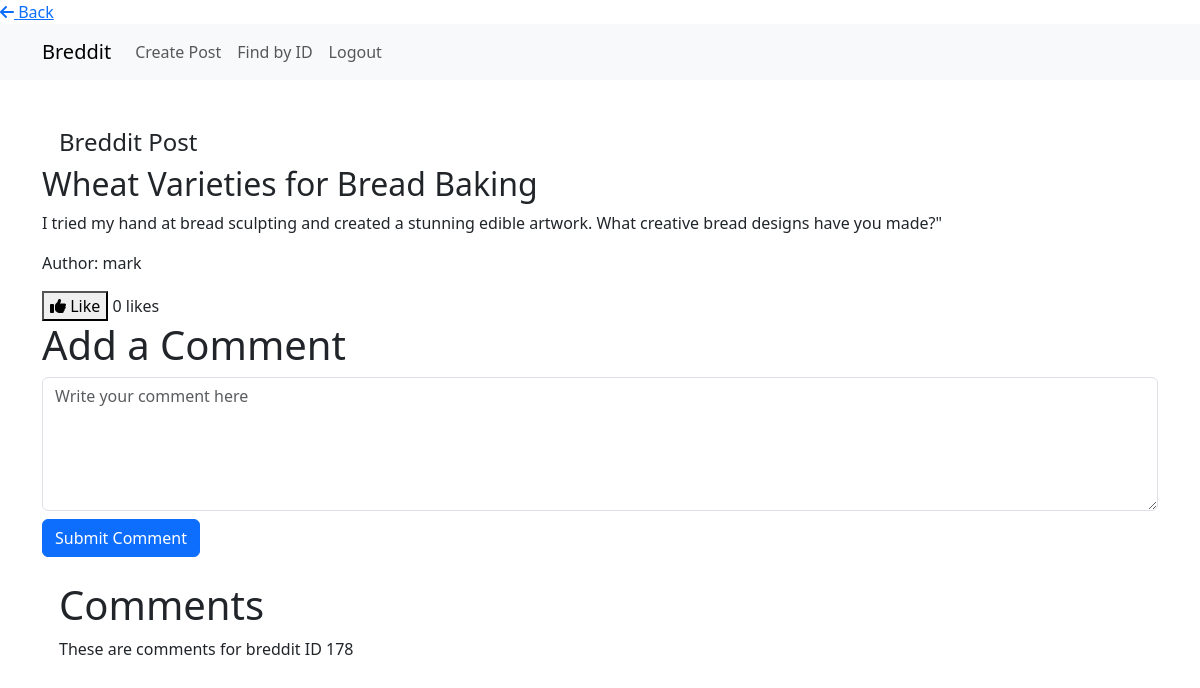
Before: /posts/post/178/create-comment/ (signed in) with the older database file.
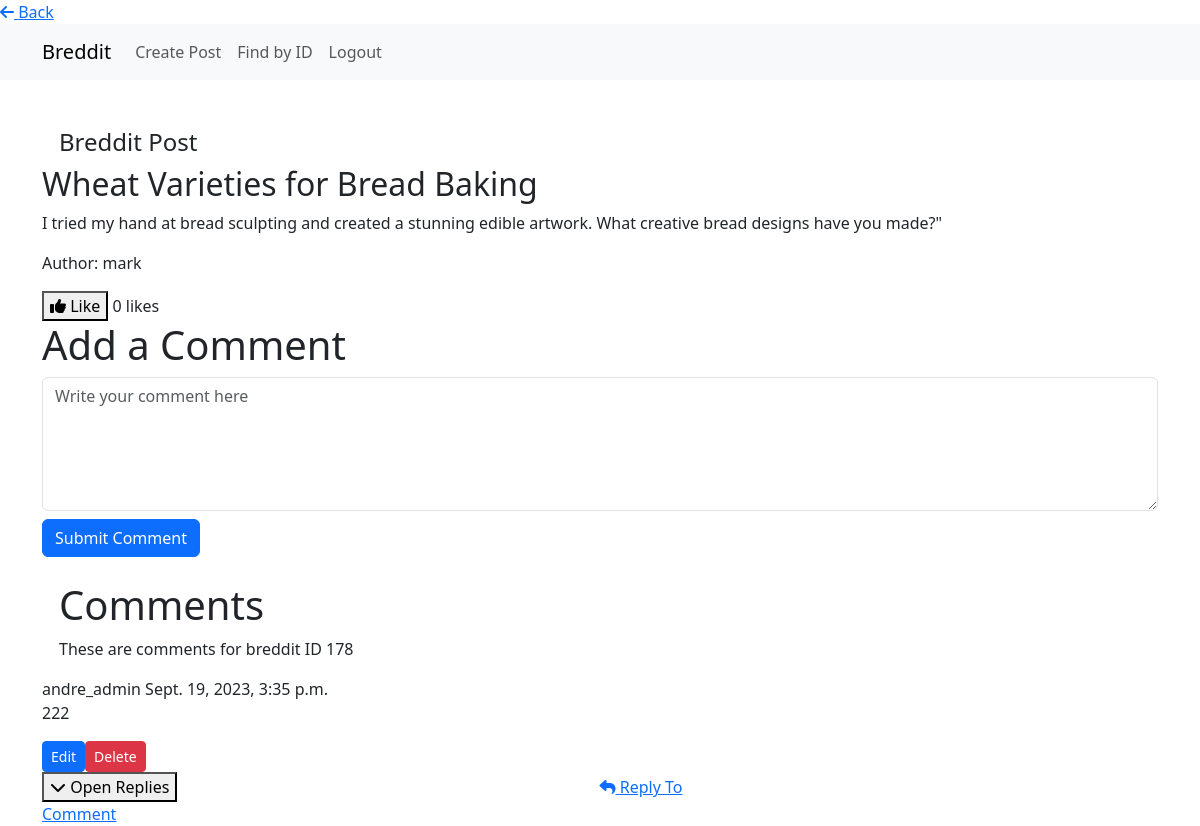
After: the same page with the newer database file.
### bit_posts/models/post.py (models this page shows, shortened)
class Comment(models.Model):
    post = models.ForeignKey(Post, on_delete=models.CASCADE, related_name='comments')
    user = models.ForeignKey(get_user_model(), on_delete=models.CASCADE)
    text = models.TextField()
    parent_comment = models.ForeignKey('self', null=True, blank=True, on_delete=models.CASCADE)
    created_at = models.DateTimeField(auto_now_add=True)
    is_reply = models.BooleanField(default=False)
    upvotes = models.ManyToManyField(
        get_user_model(),
        related_name='upvoted_comments',
        blank=True,
    )

### bit_users/models/user.py (models this page shows)
class User(AbstractUser):
    pass

### bit_posts/views/post_views.py (the view)
# urls.py: path('post/<int:post_id>/create-comment/', post_views.create_comment, name='create-comment'),
def create_comment(request, post_id, comment_id=None):
    post = get_object_or_404(Post, pk=post_id)
    if not request.user.is_authenticated:
        messages.error(request, 'You must be logged in to comment.')
        return redirect('bit_users:login')
    parent_comment = None
    if comment_id:
        parent_comment = get_object_or_404(Comment, pk=comment_id)
    if request.method == 'POST':
        form = CommentForm(request.POST)
        if form.is_valid():
            comment = form.save(commit=False)
            comment.user = request.user
            comment.post = post
            comment.parent_comment = parent_comment
            comment.save()
            return redirect('create-comment', post_id=post_id)
        else:
            messages.error(request, 'There was an error with your comment. Please correct it.')
    else:
        form = CommentForm()
    comments = Comment.objects.filter(post=post, parent_comment=None).order_by('-created_at')
    context = {
        'form': form,
        'post': post,
        'post_id': post_id,
        'comments': comments,
    }
    return render(request, 'bit_posts/create_comment.html', context)

### bit_posts/forms/forms.py
class CommentForm(forms.ModelForm):
    class Meta:
        model = Comment
        fields = ['text']

### bit_posts/templates/bit_posts/create_comment.html (shortened to what this page needs)
{% load static %}
<!DOCTYPE html>
<html lang="en">
<head>
    <link rel="stylesheet" type="text/css" href="{% static 'breddit/css/bit_posts/style.css' %}">
    <link href="https://cdn.jsdelivr.net/npm/bootstrap@5.3.0/dist/css/bootstrap.min.css" rel="stylesheet">
    <link rel="stylesheet" href="https://cdnjs.cloudflare.com/ajax/libs/font-awesome/6.4.0/css/all.min.css">
</head>
<body>
    <div class="back-button-container">
        <a class="back-button" href="{% url 'bit_posts:post-list-create' %}">
            <i class="fas fa-arrow-left"></i> Back
        </a>
    </div>
    <nav class="navbar navbar-expand-lg navbar-light bg-light">
        <div class="container">
            <a class="navbar-brand" href="{% url 'home' %}">Breddit</a>
            <div class="collapse navbar-collapse" id="navbarNav">
                {% if user.is_authenticated %}
                <ul class="navbar-nav ml-auto ">
                    <li class="nav-item">
                        <a class="nav-link" href="{% url 'bit_posts:post-list-create' %}">Create Post</a>
                    </li>
                    <li class="nav-item">
                        <a class="nav-link" href="{% url 'bit_posts:find-by-id' %}">Find by ID</a>
                    </li>
                    <li class="nav-item">
                        <a class="nav-link" href="{% url 'bit_users:logout' %}">Logout</a>
                    </li>
                </ul>
                {% endif %}
            </div>
        </div>
    </nav>
    <div class="container mt-5 mt-4">
    <h4 style="margin-left: 17px;">Breddit Post</h4>
{% if post %}
<div class="post">
    <h2 class="post-title">{{ post.title }}</h2>
    <p class="post-content">{{ post.content }}</p>
    <p class="post-author">Author: {{ post.user.username }}</p>
    <button class="like-button" data-post-id="{{ post.id }}">
        {% if request.user in post.upvotes.all %}<i class="fas fa-thumbs-down"></i> Unlike{% else %}<i class="fas fa-thumbs-up"></i> Like{% endif %}
    </button>
    <span class="likes-count">{{ post.upvotes.count }}</span> likes
</div>
{% endif %}
{% if user.is_authenticated %}
<div class="comment-form mt-9">
    <h1>Add a Comment</h1>
    <form method="post">
        <div class="form-group">
            <textarea class="form-control comment-input" name="text" rows="5" placeholder="Write your comment here"></textarea>
        </div>
        <button type="submit" class="btn btn-primary mt-2">Submit Comment</button>
    </form>
</div>
{% endif %}
<h1 class="mt-4" style="margin-left: 17px;">Comments</h1>
<p style="margin-left: 17px;"> These are comments for breddit ID {{ post_id }}</p>
<div class="comments-section">
    {% for comment in comments %}
    <div class="comment">
        <div class="comment-header">
            <span class="comment-author">{{ comment.user.username }}</span>
            <span class="comment-timestamp">{{ comment.created_at }}</span>
        </div>
        <div class="comment-content">
            <p>{{ comment.text }}</p>
        </div>
        <div class="comment-actions">
            {% if comment.user == request.user %}
            <div style="display: flex; align-items: center; justify-content: flex-start;">
                <a class="btn btn-primary btn-sm edit-comment-button" style="text-decoration: none;" href="{% url 'bit_posts:edit-comment' comment.id %}">Edit</a>
                <form method="post" action="{% url 'bit_posts:delete-comment' comment.id %}">
                    <button class="btn btn-danger btn-sm delete-comment-button" type="submit">Delete</button>
                </form>
            </div>
            {% endif %}
        </div>
        <button class="open-close-replies-button" style="margin-right: 418px;">
            <i class="fas fa-chevron-down"></i> Open Replies
        </button>
        <a href="{% url 'bit_posts:reply-comment' comment.id %}" class="comment-reply-action" style="margin-right: 500px;">
            <i class="fas fa-reply"></i> Reply To Comment
        </a>
    </div>
    {% endfor %}
</div>
</div>
</body>
</html>

Changed rows visible on the page:
added Comment: user.username "andre_admin", created_at "Sept. 19, 2023, 3:35 p.m.", text "222", shows "Edit"
